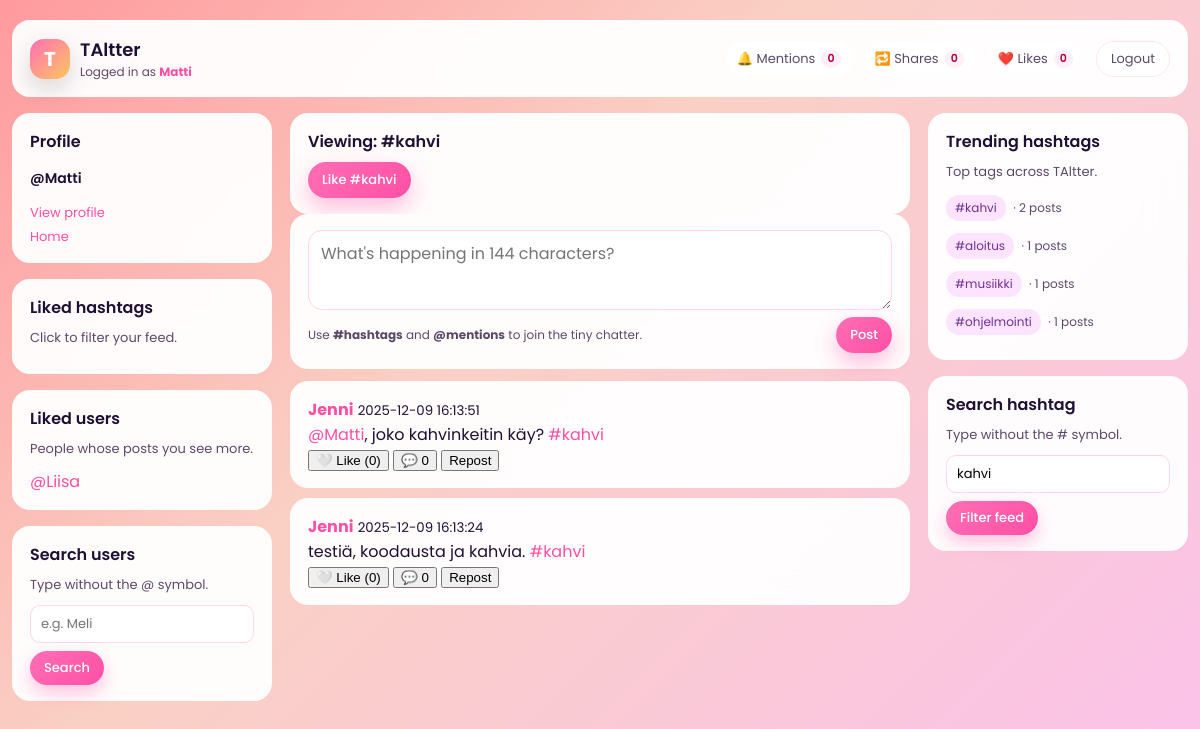
The app's page /iteration/index.php?hashtag=kahvi (signed in) with its own data.
### tables this page shows
CREATE TABLE `users` (
  `user_id` int(11) NOT NULL,
  `username` varchar(50) NOT NULL,
  `email` varchar(100) NOT NULL,
  `password_hash` varchar(255) NOT NULL,
  `bio` text DEFAULT NULL,
  `profile_picture_url` varchar(255) DEFAULT NULL,
  `created_at` timestamp NOT NULL DEFAULT current_timestamp(),
  `last_seen_mentions` datetime DEFAULT NULL,
  `last_seen_shares` datetime DEFAULT NULL,
  `last_seen_likes` datetime DEFAULT NULL
);

CREATE TABLE `posts` (
  `post_id` int(11) NOT NULL,
  `user_id` int(11) NOT NULL,
  `content` varchar(144) NOT NULL,
  `created_at` timestamp NOT NULL DEFAULT current_timestamp(),
  `edited_at` datetime DEFAULT NULL
);

### iteration/config.php (called while the page is built, shortened)
<?php
function current_user_id() {
    return $_SESSION['user_id'] ?? null;
}
function current_username() {
    return $_SESSION['username'] ?? null;
}
?>

### iteration/fetch_posts.php (the view, shortened to what this page needs)
<?php
require_once 'config.php';
$hashtag = $_GET['hashtag'] ?? null;
$currentUserId = current_user_id();
if ($hashtag) {
    $sql = "
        SELECT
            p.post_id,
            p.content,
            p.created_at,
            p.edited_at,
            p.user_id,
            u.username,
            u.profile_picture_url,
            NULL AS reposted_by,
            (SELECT COUNT(*) FROM likes WHERE post_id = p.post_id) AS like_count,
            EXISTS(SELECT 1 FROM likes WHERE post_id = p.post_id AND user_id = ?) AS user_has_liked
        FROM posts p
        JOIN users u ON p.user_id = u.user_id
        JOIN post_hashtags ph ON ph.post_id = p.post_id
        JOIN hashtags h ON h.hashtag_id = ph.hashtag_id
        WHERE h.tag_name = ?
        ORDER BY p.created_at DESC
        LIMIT 100
    ";
    $stmt = $mysqli->prepare($sql);
    $stmt->bind_param("is", $currentUserId, $hashtag);
}
$stmt->execute();
$res = $stmt->get_result();
while ($row = $res->fetch_assoc()) {
    $content = htmlspecialchars($row['content']);
    $content = preg_replace('/#([A-Za-z0-9_åäöÅÄÖ\-]+)/u', '<a href="index.php?hashtag=$1">#$1</a>', $content);
    $content = preg_replace('/@([A-Za-z0-9_]+)/', '<a href="profile.php?u=$1">@$1</a>', $content);
    $editedLabel = $row['edited_at'] ? '<small style="color:#999;margin-left:6px;">(muokattu)</small>' : '';
    $likeIcon = $row['user_has_liked'] ? '❤️' : '🤍';
    $likeText = $row['user_has_liked'] ? 'Unlike' : 'Like';
    $likeCount = $row['like_count'];
    $commentCount = isset($row['comment_count']) ? (int)$row['comment_count'] : 0;
    echo "<div class='card' id='post-{$row['post_id']}'>";
    echo "
      <div class='card-header'>
        <strong><a href='profile.php?u={$row['username']}'>".htmlspecialchars($row['username'])."</a></strong>
        <small>{$row['created_at']}</small> {$editedLabel}
      </div>
      <div class='post-content-{$row['post_id']}'>$content</div>
    ";
    echo "
      <div class='card-actions'>
        <button onclick='toggleLike({$row['post_id']}, this)' id='like-btn-{$row['post_id']}'>
          <span id='like-icon-{$row['post_id']}'>{$likeIcon}</span>
          <span id='like-text-{$row['post_id']}'>{$likeText}</span>
          (<span id='like-count-{$row['post_id']}'>{$likeCount}</span>)
        </button>
        <button type='button' onclick='openComments({$row['post_id']})' id='comment-btn-{$row['post_id']}'>
          💬 <span id='comment-count-{$row['post_id']}'>{$commentCount}</span>
        </button>
        <form method='post' action='repost.php' style='display:inline;'>
          <input type='hidden' name='post_id' value='{$row['post_id']}'>
          <button>Repost</button>
        </form>
      </div>
      <div class='comment-panel' id='comment-panel-{$row['post_id']}' style='display:none;margin-top:8px;'>
        <div id='comment-list-{$row['post_id']}' style='margin-bottom:8px;'></div>
        <div>
          <input type='text' id='comment-input-{$row['post_id']}' placeholder='Kirjoita kommentti' maxlength='144' style='width:75%'>
          <button type='button' onclick='postComment({$row['post_id']})'>Lähetä</button>
        </div>
      </div>
    </div>";
}

### iteration/index.php (shortened to what this page needs)
<?php
require_once 'config.php';
$filterHashtag = $_GET['hashtag'] ?? null;
$filterUser = $_GET['user'] ?? null;
$uid = current_user_id();
$like = '%@'.current_username().'%';
?>
<!doctype html>
<html lang="en">
<head>
</head>
<body>
<div class="app-shell">
    <div class="card">
        <div class="card-inner topbar">
            <div class="topbar-left">
                <div class="logo-badge">T</div>
                <div class="app-title">
                    <span>TAltter</span>
                    <span class="logged-in-as">
                        Logged in as <strong><?= htmlspecialchars(current_username()) ?></strong>
                    </span>
                </div>
            </div>
            <div class="topbar-right">
                <?php
                $stmt = $mysqli->prepare("
                    SELECT COUNT(*) AS cnt
                    FROM posts p
                    WHERE p.content LIKE ?
                    AND p.user_id != ?
                    AND p.created_at > IFNULL(
                        (SELECT last_seen_mentions FROM users WHERE user_id = ?),
                        '1970-01-01'
                    )
                ");
                $stmt->bind_param("sii",$like,$uid,$uid);
                $stmt->execute();
                $m = $stmt->get_result()->fetch_assoc()['cnt'];
                $stmt = $mysqli->prepare("
                    SELECT COUNT(*) AS cnt
                    FROM reposts r
                    JOIN posts p ON r.post_id = p.post_id
                    WHERE p.user_id = ?
                    AND r.created_at > IFNULL(
                        (SELECT last_seen_shares FROM users WHERE user_id = ?),
                        '1970-01-01'
                    )
                ");
                $stmt->bind_param("ii",$uid,$uid);
                $stmt->execute();
                $s = $stmt->get_result()->fetch_assoc()['cnt'];
                $stmt = $mysqli->prepare("
                    SELECT COUNT(*) AS cnt
                    FROM likes l
                    JOIN posts p ON l.post_id = p.post_id
                    WHERE p.user_id = ?
                    AND l.created_at > IFNULL(
                        (SELECT last_seen_likes FROM users WHERE user_id = ?),
                        '1970-01-01'
                    )
                ");
                $stmt->bind_param("ii",$uid,$uid);
                $stmt->execute();
                $lk = $stmt->get_result()->fetch_assoc()['cnt'];
                ?>
                <div class="dropdown">
                    <a href="#" class="dropdown-toggle" onclick="toggleDropdown('mentions', this);return false;">
                        <span>🔔 Mentions</span>
                        <span class="badge"><?= $m ?></span>
                    </a>
                </div>
                <div class="dropdown">
                    <a href="#" class="dropdown-toggle" onclick="toggleDropdown('shares', this);return false;">
                        <span>🔁 Shares</span>
                        <span class="badge"><?= $s ?></span>
                    </a>
                </div>
                <div class="dropdown">
                    <a href="#" class="dropdown-toggle" onclick="toggleDropdown('likes', this);return false;">
                        <span>❤️ Likes</span>
                        <span class="badge"><?= $lk ?></span>
                    </a>
                </div>
                <a href="logout.php" class="btn-outline">Logout</a>
            </div>
        </div>
    </div>
    <div class="layout-grid">
        <aside class="left-column">
            <div class="card">
                <div class="card-inner">
                    <h3 class="sidebar-heading">Profile</h3>
                    <p class="profile-handle">@<?= htmlspecialchars(current_username()) ?></p>
                    <div class="sidebar-links">
                        <a href="profile.php?u=<?= urlencode(current_username()) ?>">View profile</a>
                        <a href="index.php">Home</a>
                    </div>
                </div>
            </div>
            <div class="card">
                <div class="card-inner">
                    <h4 class="sidebar-heading">Liked hashtags</h4>
                    <p class="sidebar-sub">Click to filter your feed.</p>
                </div>
            </div>
            <div class="card">
                <div class="card-inner">
                    <h4 class="sidebar-heading">Liked users</h4>
                    <p class="sidebar-sub">People whose posts you see more.</p>
                    <div>
                    <?php
                    $stmt = $mysqli->prepare("
                        SELECT u.username
                        FROM follows f
                        JOIN users u ON f.following_id = u.user_id
                        WHERE f.follower_id = ?
                        ORDER BY f.created_at DESC
                        LIMIT 10
                    ");
                    $stmt->bind_param('i',$uid);
                    $stmt->execute();
                    $r=$stmt->get_result();
                    if($r->num_rows > 0) {
                        while($row=$r->fetch_assoc()){
                        echo '<div><a href="profile.php?u='.urlencode($row['username']).'">@'.htmlspecialchars($row['username']).'</a></div>';
                    }
                    } else {
                        echo '<div style="color:#999;font-size:90%;">Not following anyone yet</div>';
                    }
                    ?>
                    </div>
                </div>
            </div>
                        <div class="card">
                <div class="card-inner">
                    <h4 class="sidebar-heading">Search users</h4>
                    <p class="sidebar-sub">Type without the @ symbol.</p>
                    <form method="get" action="index.php" class="search-form">
                        <input
                            name="user"
                            placeholder="e.g. Meli"
                            value="<?= htmlspecialchars($filterUser ?? '') ?>">
                        <button type="submit">Search</button>
                    </form>
                </div>
            </div>
        </aside>
        <main>
            <?php if ($filterHashtag): ?>
                <div class="card">
                    <div class="card-inner">
                        <h3 class="sidebar-heading">Viewing: #<?= htmlspecialchars($filterHashtag) ?></h3>
                        <?php
                        $stmt = $mysqli->prepare("
                            SELECT COUNT(*) as is_following
                            FROM followed_hashtags fh
                            JOIN hashtags h ON fh.hashtag_id = h.hashtag_id
                            WHERE fh.user_id = ? AND h.tag_name = ?
                        ");
                        $stmt->bind_param("is", $uid, $filterHashtag);
                        $stmt->execute();
                        $isFollowingHashtag = $stmt->get_result()->fetch_assoc()['is_following'] > 0;
                        ?>
                        <?php if ($isFollowingHashtag): ?>
                            <form method="post" action="follow_hashtag.php" style="margin-top:8px;">
                                <input type="hidden" name="hashtag" value="<?= htmlspecialchars($filterHashtag) ?>">
                                <input type="hidden" name="action" value="unfollow">
                                <button type="submit" class="btn-outline">Unlike #<?= htmlspecialchars($filterHashtag) ?></button>
                            </form>
                        <?php else: ?>
                            <form method="post" action="follow_hashtag.php" style="margin-top:8px;">
                                <button type="submit" class="btn-pill">Like #<?= htmlspecialchars($filterHashtag) ?></button>
                            </form>
                        <?php endif; ?>
                    </div>
                </div>
            <?php endif; ?>
            <div class="card">
                <div class="card-inner post-composer">
                    <form method="post" action="post.php">
                        <textarea
                            name="content"
                            maxlength="144"
                            placeholder="What's happening in 144 characters?"></textarea>
                        <div class="post-composer-footer">
                            <span>Use <strong>#hashtags</strong> and <strong>@mentions</strong> to join the tiny chatter.</span>
                            <button class="btn-pill" type="submit">Post</button>
                        </div>
                    </form>
                </div>
            </div>
            <div id="feed">
                <?php include 'fetch_posts.php'; ?>
            </div>
        </main>
        <aside class="right-column">
            <div class="card">
                <div class="card-inner">
                    <h4 class="sidebar-heading">Trending hashtags</h4>
                    <p class="sidebar-sub">Top tags across TAltter.</p>
                    <div class="trending-list">
                        <?php
                        $q = "SELECT h.tag_name, COUNT(*) AS cnt
                              FROM post_hashtags ph
                              INNER JOIN hashtags h ON ph.hashtag_id = h.hashtag_id
                              WHERE h.tag_name <> ''
                              GROUP BY h.tag_name
                              HAVING cnt > 0
                              ORDER BY cnt DESC
                              LIMIT 10";
                        $r = $mysqli->query($q);
                        while ($row = $r->fetch_assoc()) {
                            echo '<div>
                                    <a class="tag-chip" href="index.php?hashtag='.urlencode($row['tag_name']).'">#'.htmlspecialchars($row['tag_name']).'</a>
                                    <span class="trending-count">· '.$row['cnt'].' posts</span>
                                </div>';
                        }
                        ?>
                    </div>
                </div>
            </div>
            <div class="card">
                <div class="card-inner">
                    <h4 class="sidebar-heading">Search hashtag</h4>
                    <p class="sidebar-sub">Type without the # symbol.</p>
                    <form method="get" action="index.php" class="search-form">
                        <input
                            name="hashtag"
                            placeholder="e.g. school"
                            value="<?= htmlspecialchars($filterHashtag) ?>">
                        <button type="submit">Filter feed</button>
                    </form>
                </div>
            </div>
        </aside>
    </div>
</div>
</body>
</html>

### records on screen
users: username "Liisa"
posts: user.username "Jenni", created_at "2025-12-09 16:13:51", content "@Matti , joko kahvinkeitin käy? #kahvi", likeIcon "🤍", likeText "Like", likeCount "0", commentCount "0"
posts: user.username "Jenni", created_at "2025-12-09 16:13:24", content "testiä, koodausta ja kahvia. #kahvi", likeIcon "🤍", likeText "Like", likeCount "0", commentCount "0"

### other values on screen
current_username() "Matti"
$m "0"
$s "0"
$lk "0"
$filterHashtag "kahvi"
$row['tag_name'] "kahvi"
$row['cnt'] "2"
$row['tag_name'] "aloitus"
$row['cnt'] "1"
$row['tag_name'] "musiikki"
$row['tag_name'] "ohjelmointi"
